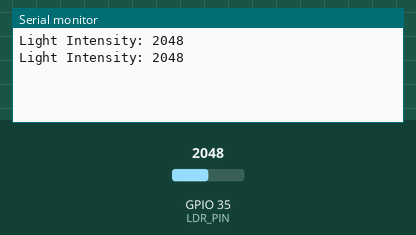
Simulated run of this sketch. Board: ESP32. On the bench: the last lines printed to the serial monitor. The test bench sets the inputs (shaded band); at power-on: GPIO 35 (LDR_PIN) = 2048.

Above: at 1.8 s.
1.9 s: GPIO 35 (LDR_PIN) set to 2866
At 2.4 s:
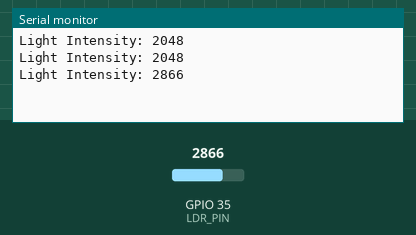
3.4 s: GPIO 35 (LDR_PIN) set to 3603
At 4.8 s:
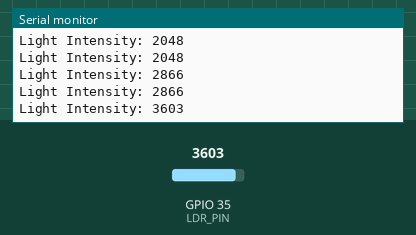
Timing chart, 0 to 6.4 s (numbered marks = the images above; inputs shaded):
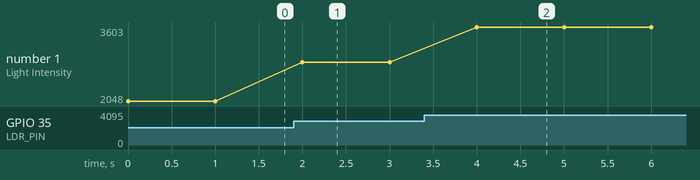

Measured:
- after the input at 1.9 s, the serial monitor: prints a new line after 0.10 s (image 1)
- after the input at 3.4 s, the serial monitor: prints a new line after 0.60 s (image 2)
- plotted number 1: 2048 → 2866 after the input at 1.9 s, 2866 → 3603 after the input at 3.4 s

The sketch:

SoilMoisture-Testing.ino
```cpp
#define LDR_PIN 35

void setup() {
  Serial.begin(115200);
}

void loop() {
  int light = analogRead(LDR_PIN);
  Serial.print("Light Intensity: ");
  Serial.println(light);
  delay(1000);
}
```
